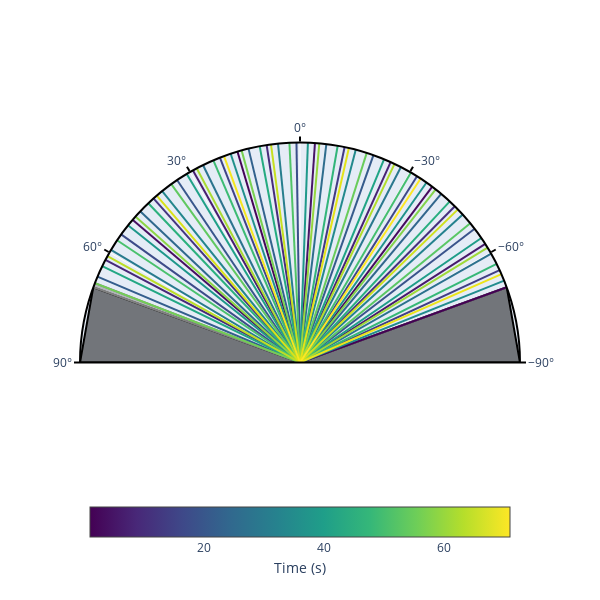

The notebook cell saved with this chart:
### Code cell
from tomobase.napari.graphs import acquisition_xy_plot, acquisition_radial_plot
from tomobase.data import Sinogram
from scripts import helper

# Load the data
path = helper.get_filename('TiltGRS.mat')
print(f'Loading {path}')
data = Sinogram.from_file(path)
acquisition_radial_plot(data)
test

### Figure 1 — Plotly figure (JSON) as saved in the notebook; plotly's stock layout.template omitted (floating-point values rounded to 4 significant figures)
{"data": [{"fill": "toself", "line": {"color": "black"}, "mode": "lines", "r": [0, 1, 1, 0], "showlegend": false, "theta": [0, -90, -70, 0], "type": "scatterpolar"}, {"fill": "toself", "line": {"color": "black"}, "mode": "lines", "r": [0, 1, 1, 0], "showlegend": false, "theta": [0, 90, 70, 0], "type": "scatterpolar"}, {"fill": "toself", "line": {"color": "grey"}, "mode": "lines", "r": [0, 1, 1, 0], "showlegend": false, "theta": [0, -70, -70, 0], "type": "scatterpolar"}, {"fill": "toself", "line": {"color": "grey"}, "mode": "lines", "r": [0, 1, 1, 0], "showlegend": false, "theta": [0, 70, 68.86, 0], "type": "scatterpolar"}, {"line": {"color": "rgb(68, 1, 84)"}, "mode": "lines", "r": [0, 1], "showlegend": false, "theta": [0, -70], "type": "scatterpolar"}, {"line": {"color": "rgb(69, 5, 88)"}, "mode": "lines", "r": [0, 1], "showlegend": false, "theta": [0, 16.52], "type": "scatterpolar"}, {"line": {"color": "rgb(70, 11, 94)"}, "mode": "lines", "r": [0, 1], "showlegend": false, "theta": [0, -36.95], "type": "scatterpolar"}, {"line": {"color": "rgb(71, 15, 98)"}, "mode": "lines", "r": [0, 1], "showlegend": false, "theta": [0, 49.57], "type": "scatterpolar"}, {"line": {"color": "rgb(71, 21, 103)"}, "mode": "lines", "r": [0, 1], "showlegend": false, "theta": [0, -3.9], "type": "scatterpolar"}, {"line": {"color": "rgb(72, 26, 108)"}, "mode": "lines", "r": [0, 1], "showlegend": false, "theta": [0, -57.38], "type": "scatterpolar"}, {"line": {"color": "rgb(72, 30, 112)"}, "mode": "lines", "r": [0, 1], "showlegend": false, "theta": [0, 29.15], "type": "scatterpolar"}, {"line": {"color": "rgb(72, 35, 116)"}, "mode": "lines", "r": [0, 1], "showlegend": false, "theta": [0, -24.33], "type": "scatterpolar"}, {"line": {"color": "rgb(71, 40, 120)"}, "mode": "lines", "r": [0, 1], "showlegend": false, "theta": [0, 62.2], "type": "scatterpolar"}, {"line": {"color": "rgb(71, 44, 123)"}, "mode": "lines", "r": [0, 1], "showlegend": false, "theta": [0, 8.72], "type": "scatterpolar"}, {"line": {"color": "rgb(70, 49, 126)"}, "mode": "lines", "r": [0, 1], "showlegend": false, "theta": [0, -44.75], "type": "scatterpolar"}, {"line": {"color": "rgb(69, 54, 129)"}, "mode": "lines", "r": [0, 1], "showlegend": false, "theta": [0, 41.77], "type": "scatterpolar"}, {"line": {"color": "rgb(67, 58, 131)"}, "mode": "lines", "r": [0, 1], "showlegend": false, "theta": [0, -11.7], "type": "scatterpolar"}, {"line": {"color": "rgb(66, 62, 133)"}, "mode": "lines", "r": [0, 1], "showlegend": false, "theta": [0, -65.18], "type": "scatterpolar"}, {"line": {"color": "rgb(64, 67, 135)"}, "mode": "lines", "r": [0, 1], "showlegend": false, "theta": [0, 21.35], "type": "scatterpolar"}, {"line": {"color": "rgb(63, 71, 136)"}, "mode": "lines", "r": [0, 1], "showlegend": false, "theta": [0, -32.13], "type": "scatterpolar"}, {"line": {"color": "rgb(61, 75, 137)"}, "mode": "lines", "r": [0, 1], "showlegend": false, "theta": [0, 54.4], "type": "scatterpolar"}, {"line": {"color": "rgb(59, 80, 138)"}, "mode": "lines", "r": [0, 1], "showlegend": false, "theta": [0, 0.92], "type": "scatterpolar"}, {"line": {"color": "rgb(58, 83, 139)"}, "mode": "lines", "r": [0, 1], "showlegend": false, "theta": [0, -52.55], "type": "scatterpolar"}, {"line": {"color": "rgb(56, 87, 140)"}, "mode": "lines", "r": [0, 1], "showlegend": false, "theta": [0, 33.97], "type": "scatterpolar"}, {"line": {"color": "rgb(54, 91, 140)"}, "mode": "lines", "r": [0, 1], "showlegend": false, "theta": [0, -19.5], "type": "scatterpolar"}, {"line": {"color": "rgb(52, 94, 141)"}, "mode": "lines", "r": [0, 1], "showlegend": false, "theta": [0, 67.02], "type": "scatterpolar"}, {"line": {"color": "rgb(50, 98, 141)"}, "mode": "lines", "r": [0, 1], "showlegend": false, "theta": [0, 13.54], "type": "scatterpolar"}, {"line": {"color": "rgb(49, 102, 141)"}, "mode": "lines", "r": [0, 1], "showlegend": false, "theta": [0, -39.93], "type": "scatterpolar"}, {"line": {"color": "rgb(47, 105, 141)"}, "mode": "lines", "r": [0, 1], "showlegend": false, "theta": [0, 46.59], "type": "scatterpolar"}, {"line": {"color": "rgb(46, 109, 142)"}, "mode": "lines", "r": [0, 1], "showlegend": false, "theta": [0, -6.88], "type": "scatterpolar"}, {"line": {"color": "rgb(44, 113, 142)"}, "mode": "lines", "r": [0, 1], "showlegend": false, "theta": [0, -60.36], "type": "scatterpolar"}, {"line": {"color": "rgb(43, 116, 142)"}, "mode": "lines", "r": [0, 1], "showlegend": false, "theta": [0, 26.17], "type": "scatterpolar"}, {"line": {"color": "rgb(41, 120, 142)"}, "mode": "lines", "r": [0, 1], "showlegend": false, "theta": [0, -27.31], "type": "scatterpolar"}, {"line": {"color": "rgb(40, 123, 142)"}, "mode": "lines", "r": [0, 1], "showlegend": false, "theta": [0, 59.22], "type": "scatterpolar"}, {"line": {"color": "rgb(39, 126, 142)"}, "mode": "lines", "r": [0, 1], "showlegend": false, "theta": [0, 5.74], "type": "scatterpolar"}, {"line": {"color": "rgb(37, 130, 142)"}, "mode": "lines", "r": [0, 1], "showlegend": false, "theta": [0, -47.73], "type": "scatterpolar"}, {"line": {"color": "rgb(36, 134, 141)"}, "mode": "lines", "r": [0, 1], "showlegend": false, "theta": [0, 38.79], "type": "scatterpolar"}, {"line": {"color": "rgb(35, 137, 141)"}, "mode": "lines", "r": [0, 1], "showlegend": false, "theta": [0, -14.68], "type": "scatterpolar"}, {"line": {"color": "rgb(33, 140, 141)"}, "mode": "lines", "r": [0, 1], "showlegend": false, "theta": [0, -68.16], "type": "scatterpolar"}, {"line": {"color": "rgb(32, 144, 140)"}, "mode": "lines", "r": [0, 1], "showlegend": false, "theta": [0, 18.37], "type": "scatterpolar"}, {"line": {"color": "rgb(31, 147, 139)"}, "mode": "lines", "r": [0, 1], "showlegend": false, "theta": [0, -35.11], "type": "scatterpolar"}, {"line": {"color": "rgb(30, 151, 138)"}, "mode": "lines", "r": [0, 1], "showlegend": false, "theta": [0, 51.42], "type": "scatterpolar"}, {"line": {"color": "rgb(30, 153, 138)"}, "mode": "lines", "r": [0, 1], "showlegend": false, "theta": [0, -2.06], "type": "scatterpolar"}, {"line": {"color": "rgb(30, 157, 136)"}, "mode": "lines", "r": [0, 1], "showlegend": false, "theta": [0, -55.53], "type": "scatterpolar"}, {"line": {"color": "rgb(31, 161, 135)"}, "mode": "lines", "r": [0, 1], "showlegend": false, "theta": [0, 30.99], "type": "scatterpolar"}, {"line": {"color": "rgb(32, 164, 133)"}, "mode": "lines", "r": [0, 1], "showlegend": false, "theta": [0, -22.48], "type": "scatterpolar"}, {"line": {"color": "rgb(34, 167, 132)"}, "mode": "lines", "r": [0, 1], "showlegend": false, "theta": [0, 64.04], "type": "scatterpolar"}, {"line": {"color": "rgb(37, 171, 129)"}, "mode": "lines", "r": [0, 1], "showlegend": false, "theta": [0, 10.56], "type": "scatterpolar"}, {"line": {"color": "rgb(40, 174, 127)"}, "mode": "lines", "r": [0, 1], "showlegend": false, "theta": [0, -42.91], "type": "scatterpolar"}, {"line": {"color": "rgb(44, 177, 125)"}, "mode": "lines", "r": [0, 1], "showlegend": false, "theta": [0, 43.61], "type": "scatterpolar"}, {"line": {"color": "rgb(50, 181, 122)"}, "mode": "lines", "r": [0, 1], "showlegend": false, "theta": [0, -9.86], "type": "scatterpolar"}, {"line": {"color": "rgb(54, 184, 119)"}, "mode": "lines", "r": [0, 1], "showlegend": false, "theta": [0, -63.34], "type": "scatterpolar"}, {"line": {"color": "rgb(61, 187, 116)"}, "mode": "lines", "r": [0, 1], "showlegend": false, "theta": [0, 23.19], "type": "scatterpolar"}, {"line": {"color": "rgb(68, 190, 112)"}, "mode": "lines", "r": [0, 1], "showlegend": false, "theta": [0, -30.29], "type": "scatterpolar"}, {"line": {"color": "rgb(73, 193, 109)"}, "mode": "lines", "r": [0, 1], "showlegend": false, "theta": [0, 56.24], "type": "scatterpolar"}, {"line": {"color": "rgb(81, 196, 104)"}, "mode": "lines", "r": [0, 1], "showlegend": false, "theta": [0, 2.76], "type": "scatterpolar"}, {"line": {"color": "rgb(89, 199, 100)"}, "mode": "lines", "r": [0, 1], "showlegend": false, "theta": [0, -50.71], "type": "scatterpolar"}, {"line": {"color": "rgb(96, 201, 96)"}, "mode": "lines", "r": [0, 1], "showlegend": false, "theta": [0, 35.81], "type": "scatterpolar"}, {"line": {"color": "rgb(105, 204, 91)"}, "mode": "lines", "r": [0, 1], "showlegend": false, "theta": [0, -17.66], "type": "scatterpolar"}, {"line": {"color": "rgb(114, 207, 85)"}, "mode": "lines", "r": [0, 1], "showlegend": false, "theta": [0, 68.86], "type": "scatterpolar"}, {"line": {"color": "rgb(121, 209, 81)"}, "mode": "lines", "r": [0, 1], "showlegend": false, "theta": [0, 15.39], "type": "scatterpolar"}, {"line": {"color": "rgb(131, 211, 75)"}, "mode": "lines", "r": [0, 1], "showlegend": false, "theta": [0, -38.09], "type": "scatterpolar"}, {"line": {"color": "rgb(141, 214, 68)"}, "mode": "lines", "r": [0, 1], "showlegend": false, "theta": [0, 48.44], "type": "scatterpolar"}, {"line": {"color": "rgb(149, 215, 63)"}, "mode": "lines", "r": [0, 1], "showlegend": false, "theta": [0, -5.04], "type": "scatterpolar"}, {"line": {"color": "rgb(159, 217, 56)"}, "mode": "lines", "r": [0, 1], "showlegend": false, "theta": [0, -58.51], "type": "scatterpolar"}, {"line": {"color": "rgb(170, 219, 50)"}, "mode": "lines", "r": [0, 1], "showlegend": false, "theta": [0, 28.01], "type": "scatterpolar"}, {"line": {"color": "rgb(178, 221, 44)"}, "mode": "lines", "r": [0, 1], "showlegend": false, "theta": [0, -25.46], "type": "scatterpolar"}, {"line": {"color": "rgb(189, 222, 38)"}, "mode": "lines", "r": [0, 1], "showlegend": false, "theta": [0, 61.06], "type": "scatterpolar"}, {"line": {"color": "rgb(199, 224, 31)"}, "mode": "lines", "r": [0, 1], "showlegend": false, "theta": [0, 7.58], "type": "scatterpolar"}, {"line": {"color": "rgb(207, 225, 28)"}, "mode": "lines", "r": [0, 1], "showlegend": false, "theta": [0, -45.89], "type": "scatterpolar"}, {"line": {"color": "rgb(218, 226, 24)"}, "mode": "lines", "r": [0, 1], "showlegend": false, "theta": [0, 40.63], "type": "scatterpolar"}, {"line": {"color": "rgb(228, 227, 24)"}, "mode": "lines", "r": [0, 1], "showlegend": false, "theta": [0, -12.84], "type": "scatterpolar"}, {"line": {"color": "rgb(236, 228, 26)"}, "mode": "lines", "r": [0, 1], "showlegend": false, "theta": [0, -66.32], "type": "scatterpolar"}, {"line": {"color": "rgb(246, 230, 31)"}, "mode": "lines", "r": [0, 1], "showlegend": false, "theta": [0, 20.21], "type": "scatterpolar"}, {"line": {"color": "rgb(253, 231, 36)"}, "mode": "lines", "r": [0, 1], "showlegend": false, "theta": [0, -33.27], "type": "scatterpolar"}, {"marker": {"cmax": 71, "cmin": 1, "colorbar": {"orientation": "h", "title": {"side": "bottom", "text": "Time (s)"}, "x": 0.5, "xanchor": "center", "y": -0.3, "yanchor": "top"}, "colorscale": [[0, "#440154"], [0.1111, "#482878"], [0.2222, "#3e4989"], [0.3333, "#31688e"], [0.4444, "#26828e"], [0.5556, "#1f9e89"], [0.6667, "#35b779"], [0.7778, "#6ece58"], [0.8889, "#b5de2b"], [1, "#fde725"]]}, "mode": "markers", "showlegend": false, "type": "scatter", "x": [null], "y": [null]}], "layout": {"autosize": false, "height": 600, "paper_bgcolor": "white", "plot_bgcolor": "white", "polar": {"angularaxis": {"dtick": 30, "linecolor": "black", "linewidth": 2, "rotation": 90, "showline": true, "thetaunit": "degrees", "tickcolor": "black", "ticklen": 5, "ticks": "outside", "tickwidth": 2}, "radialaxis": {"range": [0, 1], "showline": false, "visible": false}, "sector": [0, 180]}, "width": 600, "xaxis": {"visible": false}, "yaxis": {"visible": false}}}
